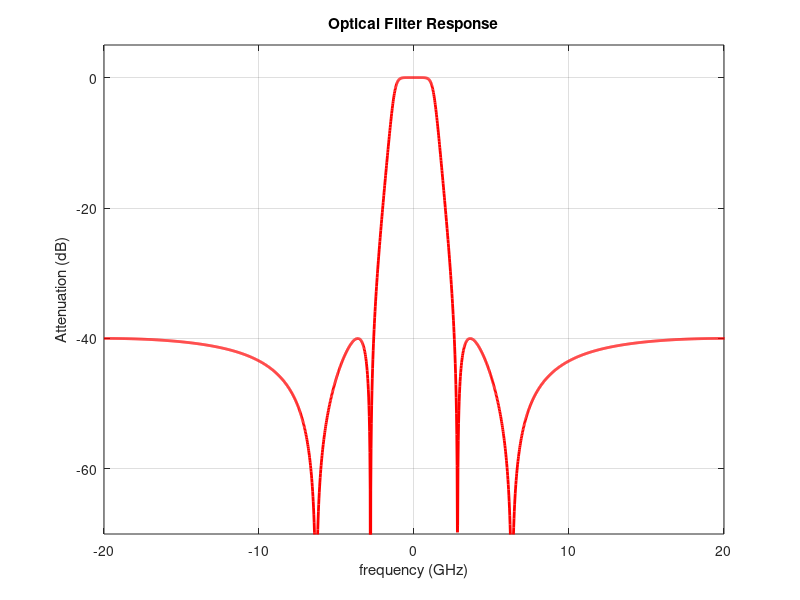

Write the MATLAB code that produced this figure. (Note: this script raises an error after producing the figure.)
%%%%%%%%%%%%%%%%%%%%%%%%%%%%%%%%%%%%%%%%%%%%%%%%%%%%%%%%%%%%%%%%%%%%%%%%%%%
% This code synthesizes All-Pass Decomposition (APD) based filters
% These map to a ring based optical filters with two allpass branches in an 
% outer MZI
%
% Ref: C. K. Madsen, "Efficient Architectures for Exactly realizing 
% Optical Filters with Optimum Bandpass Designs," IEEE Photonics Technology
% Letters, vol. 10, no. 8, Aug 1998
%
% (c) Vishal Saxena 2015
% Last modified: June/21/2024
%%%%%%%%%%%%%%%%%%%%%%%%%%%%%%%%%%%%%%%%%%%%%%%%%%%%%%%%%%%%%%%%%%%%%%%%%%%

clear all; close all; clc;

% Generate Chebyshev II IIR Filter Polynomial
order = 4;
Rs = 40; %  dB of stopband attenuation down from the peak passband value 
%Wn = [3e9 4e9]/20e9;% stopband edge frequency
Wn = 0.13;% stopband edge frequency
[z,p,k] = cheby2(order, Rs, Wn, 'low');
%[z,p,k] = butter(order,Wn,'low');
% sos = zp2sos(z,p,k);
% fvtool(sos,'Analysis','freq')

[b,a] = zp2tf(z,p,k)
w = linspace(-pi, 3*pi, 2^12);
h = freqz(b,a,w);
%[h,w] = freqz(b,a,2^14);
G = filt(b,a)

%zplane(b,a)

figure()
plot(w*20/pi,mag2db(abs(h)), 'r', 'lineWidth', 2)
axis([-20 20 -70 5])
grid
title('Optical Filter Response');
xlabel('frequency (GHz)')
ylabel('Attenuation (dB)')

% Allpass Decomposition
% http://www.mathworks.com/help/dsp/ref/tf2ca.html

[d1,d2,ejbeta] = tf2ca(b,a) 	% TF2CA returns denominators of the allpass
beta = angle(ejbeta);

% Verify if the all-pass decomposition went Ok
num = 0.5*conj(ejbeta)*conv(fliplr(d1),d2)+0.5*ejbeta*conv(fliplr(d2),d1);
den = conv(d1,d2); 	% Reconstruct numerator and denonimator.
MaxDiff=max([max(b-num),max(a-den)]) % Compare original and reconstructed
                                     % numerator and denominators.

% Numerators are reversed conjugated polynomials of the denominators
n1 = fliplr(conj(d1));
n2 = fliplr(conj(d2));

% Find the all-pass functions
A1 = ejbeta*filt(n1, d1, 1)
A2 = conj(ejbeta)*filt(n2, d2, 1)

%% Map to photonic ring response
% Assuming losless single-bus rings

r = 0.998; % Ring loss factor

% Top Arm rings
zn1 = roots(d1)';
ord1 = size(zn1,2);
k1 = (1.-abs(zn1).^2)  % Coupling coefficients
t1 = sqrt(1.-k1);      % Coupler thru transmission
phi1 = angle(zn1);    % Phase shifts in the rings
phi_tot = sum(phi1)   % Total phase shift
km = 0.02;

% Bottom Arm rings
zn2 = roots(d2)';
ord2 = size(zn2,2);
k2 = (1.-abs(zn2).^2)   % Coupling coefficients
t2 = sqrt(1.-k2);      % Coupler thru transmission
phi2 = angle(zn2);     % Phase shifts in the rings

% Plot Result Summary

fprintf('Top Arm Rings:\n');
fprintf('----------------------------\n');
disp('Coupler Thru transmission (t)');
disp(t1);
disp('Coupling coefficient (k)');
disp(k1);
disp('Phase shift (phi_n)');
disp(phi1);

fprintf('Bottom Arm Rings:\n');
fprintf('----------------------------\n');
disp('Coupler Thru transmission (t)');
disp(t2);
disp('Coupling coefficient (k)');
disp(k2);
disp('Phase shift (phi_n)');
disp(phi2);

fprintf('----------------------------\n');
disp('Filter beta');
disp(beta);
disp('Filter phi_tot');
disp(phi_tot);
disp('Filter beta - phi_tot');
disp(beta-phi_tot);




